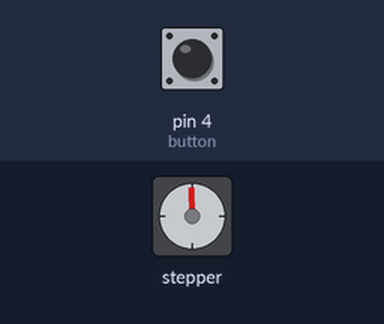
A sketch run on a simulated Arduino Uno, built with avr-gcc and run on an emulated ATmega328P. On the bench: stepper motor. Inputs (shaded band) come from the test bench; at power-on: pin 4 (button) HIGH. Stepper angles assume 2048 steps per turn.

Above: at 0.65 s.
At 11.0 s:
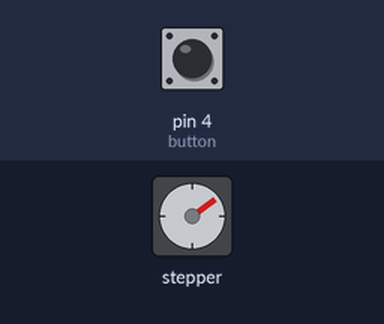
11.1 s: pin 4 (button) pulled LOW for 3 s
At 13.3 s:
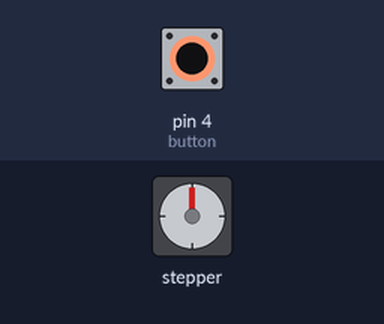
Timing chart, 0 to 32.2 s (numbered marks = the images above; inputs shaded):
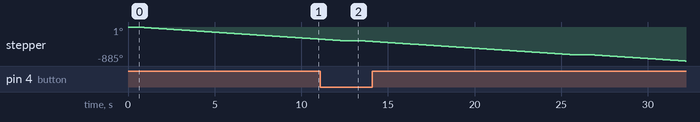

The sketch:

using_stepperMotor_button.ino
```cpp
#include<Stepper.h>
int stepsPerRevolution=2048;
int motspeed=5; //RPM
Stepper mystepper(stepsPerRevolution,8,9,10,11);
int dt=500;
int button=4;
int motordirection=1;
int buttonvalnew;
int buttonvalold=1;

void setup() {
  // put your setup code here, to run once:
Serial.begin(9600);
mystepper.setSpeed(motspeed);
pinMode(button,INPUT);
digitalWrite(button,HIGH);
}
void loop() {
  // put your main code here, to run repeatedly:
buttonvalnew=digitalRead(button);
if(buttonvalold==1 && buttonvalnew==0)
{
  motordirection=motordirection*(-1);
}
mystepper.step(motordirection*1);

  delay(dt);
  mystepper.step(-stepsPerRevolution);
  delay(dt);
    buttonvalold=buttonvalnew;
}
```
